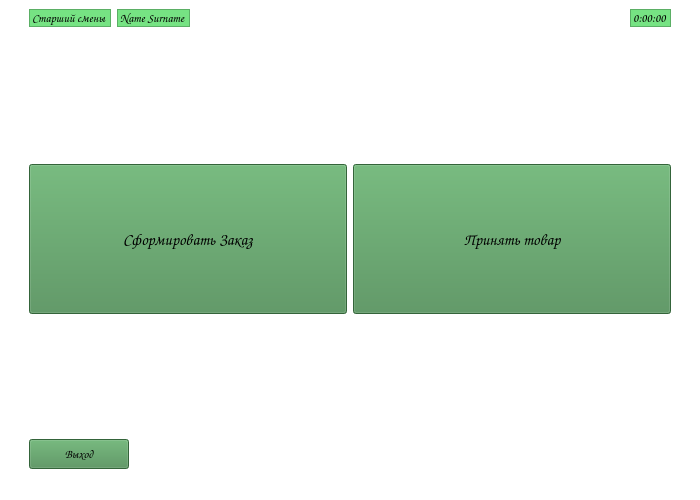
<?xml version="1.0" encoding="UTF-8"?>
<ui version="4.0">
 <class>MainWindow</class>
 <widget class="QMainWindow" name="MainWindow">
  <property name="geometry">
   <rect>
    <x>0</x>
    <y>0</y>
    <width>700</width>
    <height>500</height>
   </rect>
  </property>
  <property name="minimumSize">
   <size>
    <width>700</width>
    <height>500</height>
   </size>
  </property>
  <property name="maximumSize">
   <size>
    <width>700</width>
    <height>500</height>
   </size>
  </property>
  <property name="font">
   <font>
    <family>Comic Sans MS</family>
   </font>
  </property>
  <property name="windowTitle">
   <string>MainWindow</string>
  </property>
  <property name="styleSheet">
   <string notr="true">background-color: rgb(255, 255, 255);</string>
  </property>
  <widget class="QWidget" name="centralwidget">
   <layout class="QHBoxLayout" name="horizontalLayout">
    <item>
     <layout class="QVBoxLayout" name="verticalLayout">
      <property name="sizeConstraint">
       <enum>QLayout::SetMinAndMaxSize</enum>
      </property>
      <item>
       <layout class="QHBoxLayout" name="horizontalLayout_2">
        <property name="sizeConstraint">
         <enum>QLayout::SetDefaultConstraint</enum>
        </property>
        <item>
         <spacer name="horizontalSpacer_3">
          <property name="orientation">
           <enum>Qt::Horizontal</enum>
          </property>
          <property name="sizeType">
           <enum>QSizePolicy::Fixed</enum>
          </property>
          <property name="sizeHint" stdset="0">
           <size>
            <width>20</width>
            <height>20</height>
           </size>
          </property>
         </spacer>
        </item>
        <item alignment="Qt::AlignHCenter|Qt::AlignTop">
         <widget class="QLabel" name="label_role">
          <property name="font">
           <font>
            <family>Comic Sans MS</family>
           </font>
          </property>
          <property name="styleSheet">
           <string notr="true">background-color: rgb(118, 227, 131);</string>
          </property>
          <property name="frameShape">
           <enum>QFrame::StyledPanel</enum>
          </property>
          <property name="text">
           <string>Старший смены</string>
          </property>
         </widget>
        </item>
        <item alignment="Qt::AlignHCenter|Qt::AlignTop">
         <widget class="QLabel" name="label_name">
          <property name="font">
           <font>
            <family>Comic Sans MS</family>
           </font>
          </property>
          <property name="styleSheet">
           <string notr="true">background-color: rgb(118, 227, 131);</string>
          </property>
          <property name="frameShape">
           <enum>QFrame::StyledPanel</enum>
          </property>
          <property name="text">
           <string>Name Surname</string>
          </property>
         </widget>
        </item>
        <item>
         <spacer name="horizontalSpacer">
          <property name="orientation">
           <enum>Qt::Horizontal</enum>
          </property>
          <property name="sizeHint" stdset="0">
           <size>
            <width>40</width>
            <height>20</height>
           </size>
          </property>
         </spacer>
        </item>
        <item alignment="Qt::AlignRight|Qt::AlignTop">
         <widget class="QLabel" name="label_timer">
          <property name="font">
           <font>
            <family>Comic Sans MS</family>
           </font>
          </property>
          <property name="styleSheet">
           <string notr="true">background-color: rgb(118, 227, 131);</string>
          </property>
          <property name="frameShape">
           <enum>QFrame::StyledPanel</enum>
          </property>
          <property name="text">
           <string>0:00:00</string>
          </property>
         </widget>
        </item>
        <item>
         <spacer name="horizontalSpacer_4">
          <property name="orientation">
           <enum>Qt::Horizontal</enum>
          </property>
          <property name="sizeType">
           <enum>QSizePolicy::Fixed</enum>
          </property>
          <property name="sizeHint" stdset="0">
           <size>
            <width>20</width>
            <height>20</height>
           </size>
          </property>
         </spacer>
        </item>
       </layout>
      </item>
      <item>
       <layout class="QHBoxLayout" name="horizontalLayout_3">
        <property name="sizeConstraint">
         <enum>QLayout::SetFixedSize</enum>
        </property>
        <item>
         <spacer name="horizontalSpacer_5">
          <property name="orientation">
           <enum>Qt::Horizontal</enum>
          </property>
          <property name="sizeType">
           <enum>QSizePolicy::Fixed</enum>
          </property>
          <property name="sizeHint" stdset="0">
           <size>
            <width>20</width>
            <height>20</height>
           </size>
          </property>
         </spacer>
        </item>
        <item>
         <widget class="QPushButton" name="btn_to_order">
          <property name="sizePolicy">
           <sizepolicy hsizetype="Maximum" vsizetype="Minimum">
            <horstretch>0</horstretch>
            <verstretch>0</verstretch>
           </sizepolicy>
          </property>
          <property name="maximumSize">
           <size>
            <width>350</width>
            <height>16777215</height>
           </size>
          </property>
          <property name="font">
           <font>
            <family>Comic Sans MS</family>
            <pointsize>12</pointsize>
           </font>
          </property>
          <property name="styleSheet">
           <string notr="true">background-color: rgb(73, 140, 81);</string>
          </property>
          <property name="text">
           <string>Сформировать Заказ</string>
          </property>
         </widget>
        </item>
        <item>
         <widget class="QPushButton" name="btn_acc_prod">
          <property name="sizePolicy">
           <sizepolicy hsizetype="Minimum" vsizetype="Minimum">
            <horstretch>0</horstretch>
            <verstretch>0</verstretch>
           </sizepolicy>
          </property>
          <property name="font">
           <font>
            <family>Comic Sans MS</family>
            <pointsize>12</pointsize>
           </font>
          </property>
          <property name="styleSheet">
           <string notr="true">background-color: rgb(73,140,81);</string>
          </property>
          <property name="text">
           <string>Принять товар</string>
          </property>
         </widget>
        </item>
        <item>
         <spacer name="horizontalSpacer_6">
          <property name="orientation">
           <enum>Qt::Horizontal</enum>
          </property>
          <property name="sizeType">
           <enum>QSizePolicy::Fixed</enum>
          </property>
          <property name="sizeHint" stdset="0">
           <size>
            <width>20</width>
            <height>20</height>
           </size>
          </property>
         </spacer>
        </item>
       </layout>
      </item>
      <item>
       <layout class="QHBoxLayout" name="horizontalLayout_5">
        <item>
         <spacer name="horizontalSpacer_2">
          <property name="orientation">
           <enum>Qt::Horizontal</enum>
          </property>
          <property name="sizeType">
           <enum>QSizePolicy::Fixed</enum>
          </property>
          <property name="sizeHint" stdset="0">
           <size>
            <width>20</width>
            <height>20</height>
           </size>
          </property>
         </spacer>
        </item>
        <item alignment="Qt::AlignLeft|Qt::AlignBottom">
         <widget class="QPushButton" name="btn_exit">
          <property name="minimumSize">
           <size>
            <width>100</width>
            <height>30</height>
           </size>
          </property>
          <property name="maximumSize">
           <size>
            <width>100</width>
            <height>30</height>
           </size>
          </property>
          <property name="font">
           <font>
            <family>Comic Sans MS</family>
           </font>
          </property>
          <property name="styleSheet">
           <string notr="true">background-color: rgb(73, 140, 81);</string>
          </property>
          <property name="text">
           <string>Выход</string>
          </property>
         </widget>
        </item>
       </layout>
      </item>
     </layout>
    </item>
   </layout>
  </widget>
  <widget class="QMenuBar" name="menubar">
   <property name="geometry">
    <rect>
     <x>0</x>
     <y>0</y>
     <width>700</width>
     <height>21</height>
    </rect>
   </property>
  </widget>
  <widget class="QStatusBar" name="statusbar"/>
 </widget>
 <resources/>
 <connections/>
</ui>
